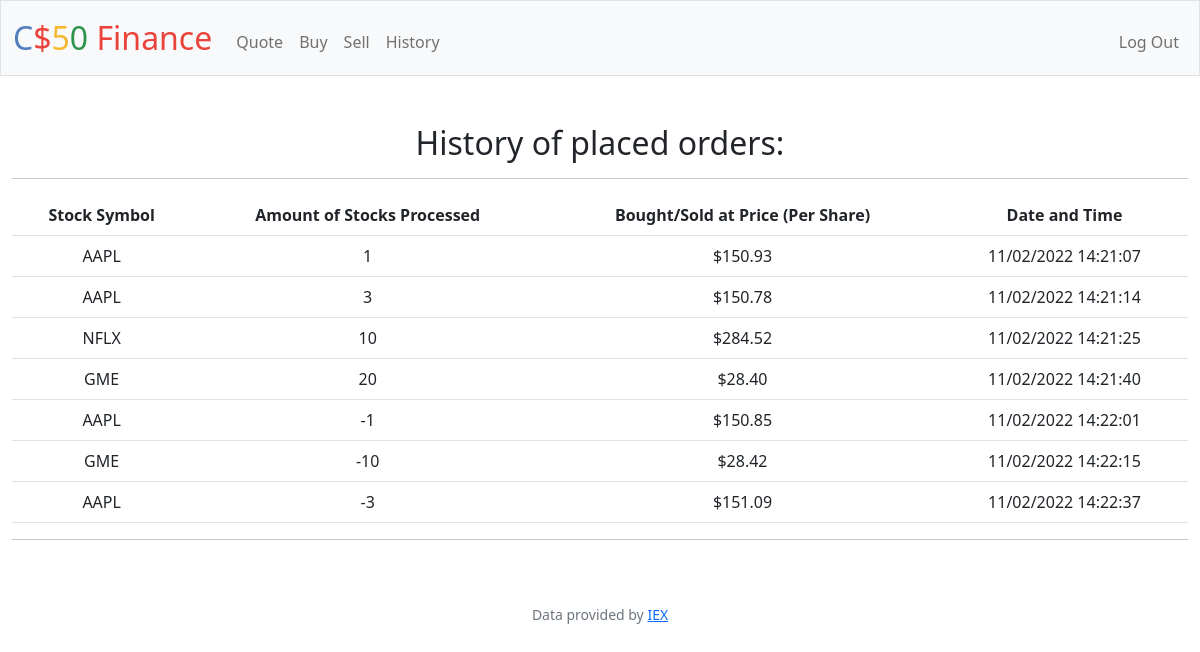
The app's page /history (signed in) with its own data.
### tables this page shows
CREATE TABLE "orders" (id INTEGER PRIMARY KEY  NOT NULL, datetime TEXT NOT NULL, username TEXT NOT NULL, symbol TEXT NOT NULL, shares INTEGER NOT NULL, price INTEGER NOT NULL, type TEXT NOT NULL);

### app.py (the view)
@app.route("/history")
@login_required
def history():
    user = db.execute("SELECT * FROM users WHERE id = ?", session["user_id"])[0]['username']
    orders = db.execute("SELECT * FROM orders WHERE username = ?", user)
    return render_template("history.html", orders=orders)

### app.py (called while the page is built)
@app.after_request
def after_request(response):
    response.headers["Cache-Control"] = "no-cache, no-store, must-revalidate"
    response.headers["Expires"] = 0
    response.headers["Pragma"] = "no-cache"
    return response

### helpers.py (called while the page is built)
def login_required(f):
    @wraps(f)
    def decorated_function(*args, **kwargs):
        if session.get("user_id") is None:
            return redirect("/login")
        return f(*args, **kwargs)
    return decorated_function

def usd(value):
    return f"${value:,.2f}"

### templates/history.html (shortened to what this page needs)
{% extends "layout.html" %}
{% block main %}
<div>
    <h2>History of placed orders:</h2>
</div>
<div>
    {% if orders != [] %}
            <hr>
            <table class="table">
                <tr>
                    <th>Stock Symbol</th>
                    <th>Amount of Stocks Processed</th>
                    <th>Bought/Sold at Price (Per Share)</th>
                    <th>Date and Time</th>
                </tr>
                {% for order in orders %}
                    <tr>
                        <td>{{ order.symbol }}</td>
                        <td>{{ order.shares }} </td>
                        <td>{{ order.price | usd }}</td>
                        <td>{{ order.datetime }}</td>
                    </tr>
                {% endfor %}
            </table>
            <hr>
        {% else %}
        <div>
            <p>No orders yet!</p>
        </div>
        {% endif %}
</div>
{% endblock %}

### records on screen
orders: symbol "AAPL", shares "1", price "$150.93", datetime "11/02/2022 14:21:07"
orders: symbol "AAPL", shares "3", price "$150.78", datetime "11/02/2022 14:21:14"
orders: symbol "NFLX", shares "10", price "$284.52", datetime "11/02/2022 14:21:25"
orders: symbol "GME", shares "20", price "$28.40", datetime "11/02/2022 14:21:40"
orders: symbol "AAPL", shares "-1", price "$150.85", datetime "11/02/2022 14:22:01"
orders: symbol "GME", shares "-10", price "$28.42", datetime "11/02/2022 14:22:15"
orders: symbol "AAPL", shares "-3", price "$151.09", datetime "11/02/2022 14:22:37"
